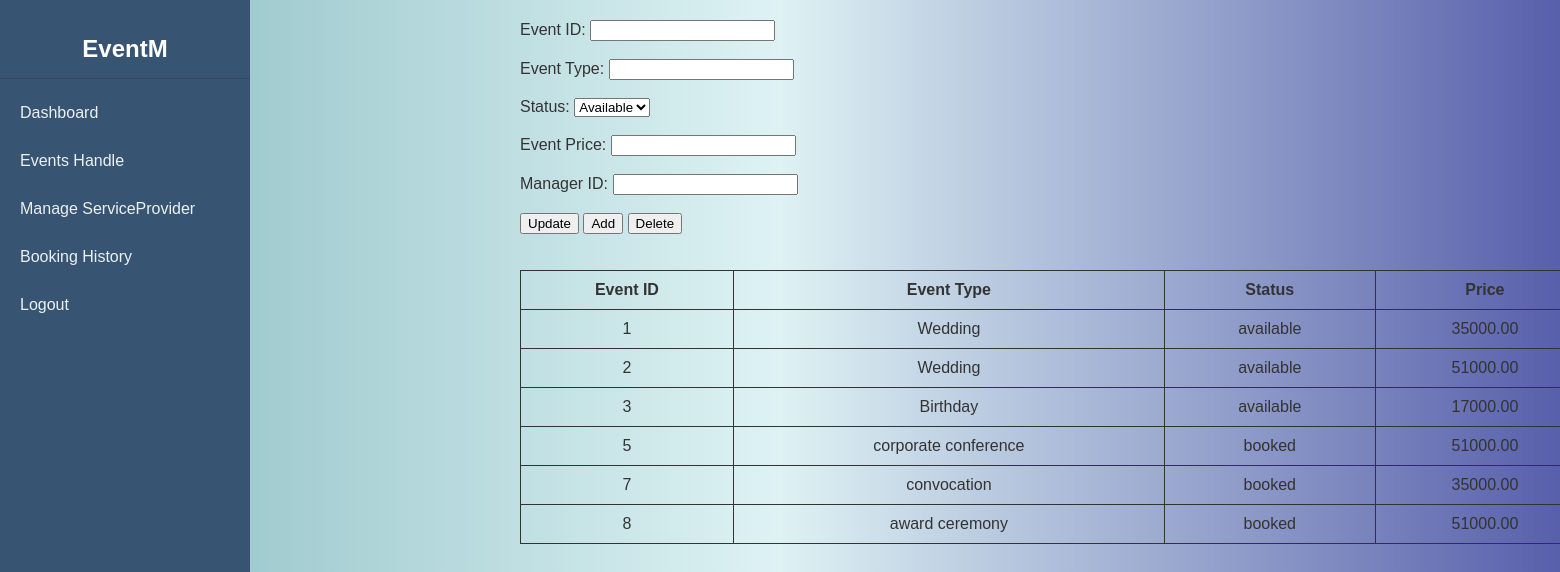
Page /view/manager/eventhandle.php (signed in) on the committed database.
### tables this page shows
CREATE TABLE `event_table` (
  `event_id` int(11) NOT NULL,
  `manager_id` int(11) NOT NULL,
  `event_type` varchar(50) NOT NULL,
  `event_status` varchar(50) NOT NULL,
  `event_price` decimal(10,2) NOT NULL
);

### model/eventhandleModel.php (called while the page is built, shortened)
<?php
function getAllEvents() {
    $conn = getConnection();
    $sql = "SELECT event_id, event_type, event_status, event_price FROM event_table";
    $result = mysqli_query($conn, $sql);
    return $result;
}
?>

### controller/eventhandleController.php (called while the page is built, shortened)
<?php
include 'C:/xampp/htdocs/event_organizer_and_management_portal/model/eventhandleModel.php';
$events = getAllEvents();
?>

### view/manager/eventhandle.php (the view, shortened to what this page needs)
<?php
include 'C:/xampp/htdocs/event_organizer_and_management_portal/controller/eventhandleController.php';
?>
<!DOCTYPE html>
<html>
<head>
    <link rel="stylesheet" href="/event_organizer_and_management_portal/view/css/external.css">
    <link rel="stylesheet" href="/event_organizer_and_management_portal/view/css/manager.css">
    <link rel="stylesheet" href="/event_organizer_and_management_portal/view/css/table.css">
</head>
<body>
<div class="dashboard-container">
    <nav class="sidebar-nav">
        <div class="logo">EventM</div>
        <ul>
            <li><a href="manager.php">Dashboard</a></li>
            <li><a href="eventhandle.php">Events Handle</a></li>
            <li><a href="manageSp.php">Manage ServiceProvider</a></li>
            <li><a href="Bookinghistory.php">Booking History</a></li>
            <li class="logout-item"><a href="../logout.php">Logout</a></li>
        </ul>
    </nav>
    <div style="margin-left:250px; padding:20px;">
        <form method="post" action="">
            <label for="eventId">Event ID:</label>
            <input type="text" id="eventId" name="eventId"><br><br>
            <label for="eventType">Event Type:</label>
            <input type="text" id="eventType" name="eventType"><br><br>
            <label for="status">Status:</label>
            <select name="status">
                <option value="available">Available</option>
            </select><br><br>
            <label for="price">Event Price:</label>
            <input type="text" id="price" name="price"><br><br>
            <label for="managerId">Manager ID:</label>
            <input type="text" id="managerId" name="managerId"><br><br>
            <button class="updatebtn" name="update">Update</button>
            <button class="addbtn" name="add">Add</button>
            <button class="deletebtn" name="delete">Delete</button>
        </form><br><br>
        <?php
        if (mysqli_num_rows($events) > 0) {
            echo "<table class='eventhandle-table'>";
            echo "<tr><th>Event ID</th><th>Event Type</th><th>Status</th><th>Price</th></tr>";
            while ($row = mysqli_fetch_assoc($events)) {
                echo "<tr>
                        <td>{$row['event_id']}</td>
                        <td>{$row['event_type']}</td>
                        <td>{$row['event_status']}</td>
                        <td>{$row['event_price']}</td>
                      </tr>";
            }
            echo "</table>";
        } else {
            echo "No events found.";
        }
        ?>
    </div>
</div>
</body>
</html>

### view/css/external.css (style rules this page uses)
* { font-family: 'Google-Sans', sans-serif; }
body { background: linear-gradient(to right, #68a9b0d2, #009da821, #000b7fa7); color: #333; }

### view/css/manager.css (style rules this page uses)
body { margin: 0; padding: 0; }
.dashboard-container { display: flex; min-height: 100vh; }
.sidebar-nav { width: 250px; background-color: #375572; color: #ecf0f1; padding-top: 20px; display: flex; flex-direction: column; }
.sidebar-nav .logo { font-size: 24px; font-weight: bold; text-align: center; padding: 15px 0; color: #fff; border-bottom: 1px solid #34495e; margin-bottom: 10px; }
.sidebar-nav ul { list-style: none; padding: 0; margin: 0; flex-grow: 1; }
.sidebar-nav li a { display: block; padding: 15px 20px; color: #ecf0f1; text-decoration: none; transition: background-color 0.3s; }

### view/css/table.css (style rules this page uses)
.eventhandle-table { width: 250%; text-align: center; border-collapse: collapse; font-size: 16px; border: 1px solid ; }
.eventhandle-table th, .eventhandle-table td { border: 1px solid; padding: 10px; }

### rows in the picture
event_table: event_id "1", event_type "Wedding", event_status "available", event_price "35000.00"
event_table: event_id "2", event_type "Wedding", event_status "available", event_price "51000.00"
event_table: event_id "3", event_type "Birthday", event_status "available", event_price "17000.00"
event_table: event_id "5", event_type "corporate conference", event_status "booked", event_price "51000.00"
event_table: event_id "7", event_type "convocation", event_status "booked", event_price "35000.00"
event_table: event_id "8", event_type "award ceremony", event_status "booked", event_price "51000.00"
